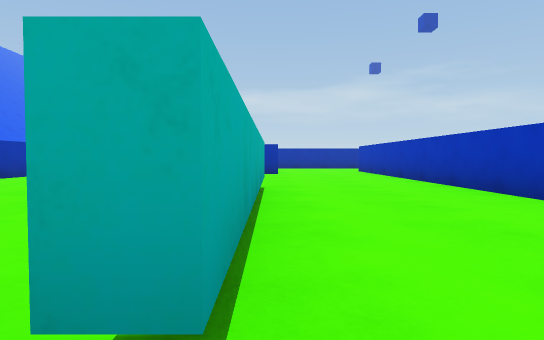
View 1 (above)

24 first-person views from a walk through a Unity game level. The camera is 0.55 m above the floor, tilts 2° down and sees 75° across. The floor is counted in squares, 1 m on a side. Each view is taken from the middle of a square. On the plan, view 1 faces up. The plan holds only what a view shows up to about 9 squares ahead; the rest is blank. The place goes on beyond the plan. The player is left out.

View 2
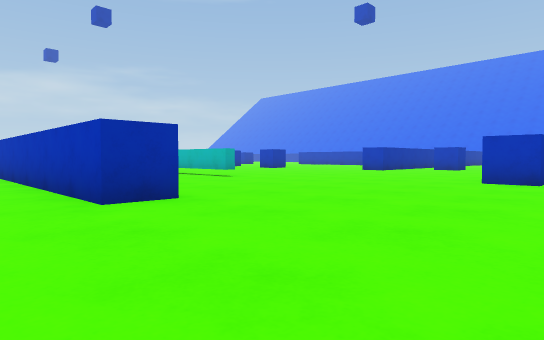

View 3
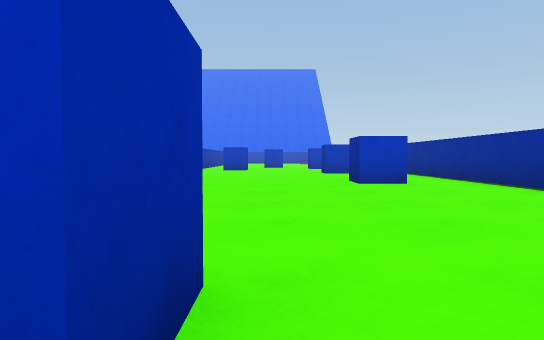

View 4
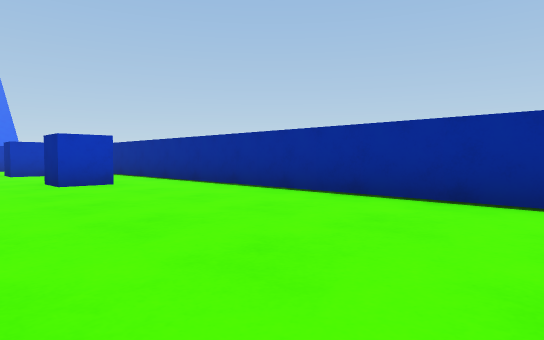

View 5
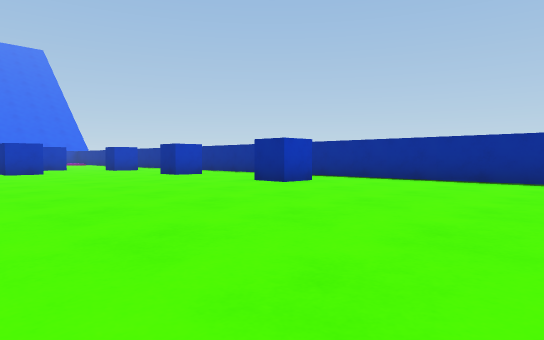

View 6
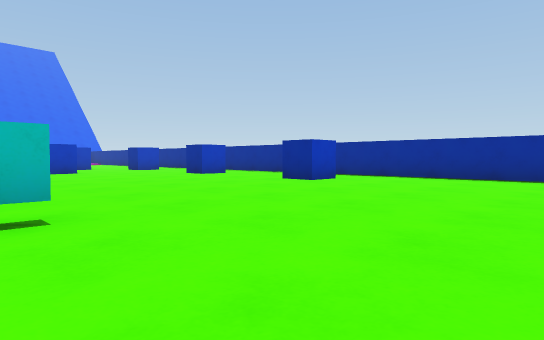

View 7
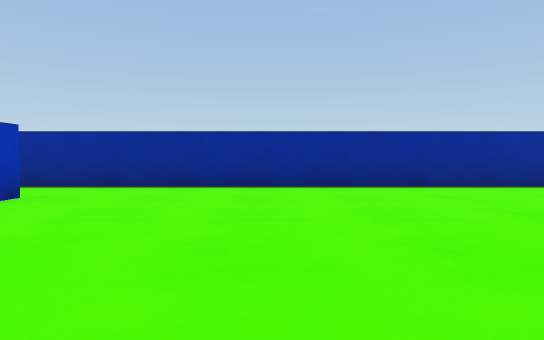

View 8
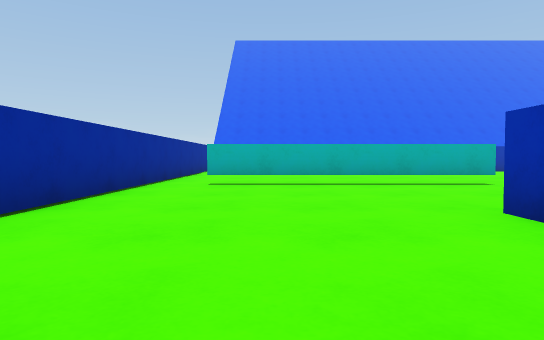

View 9
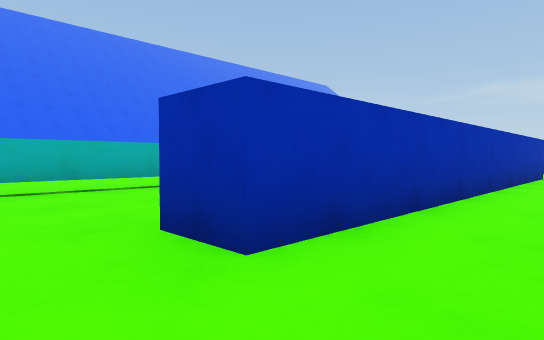

View 10
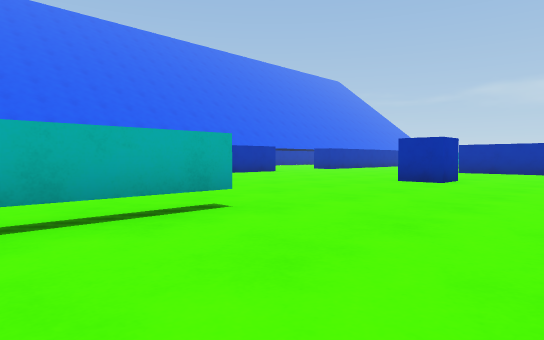

View 11
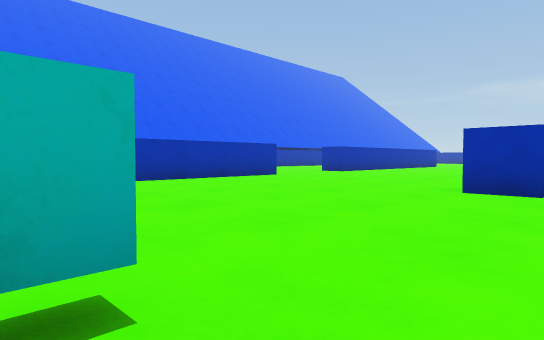

View 12
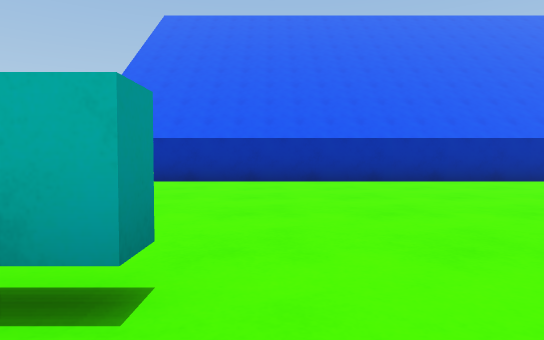

View 13
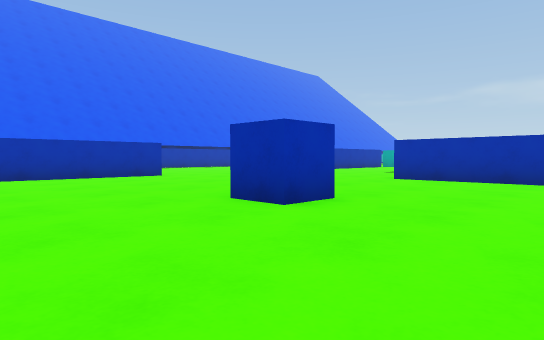

View 14
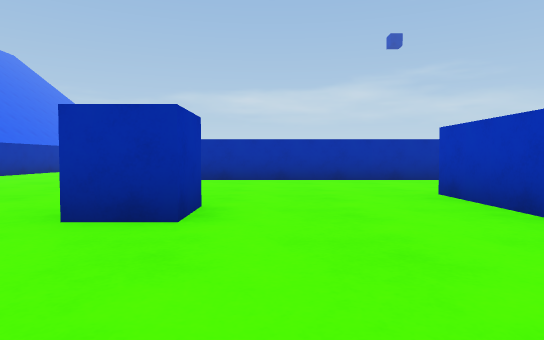

View 15
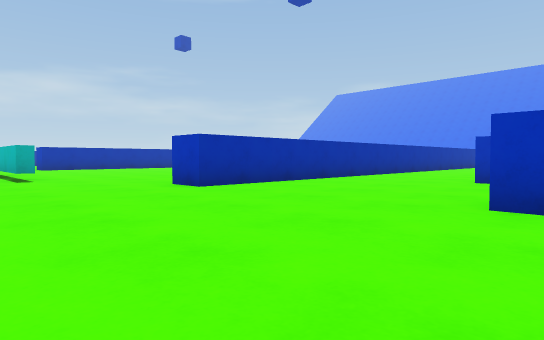

View 16
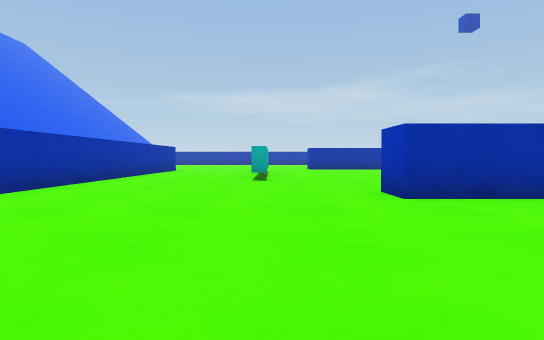

View 17
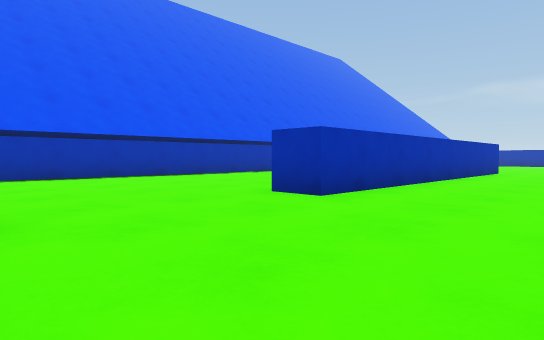

View 18
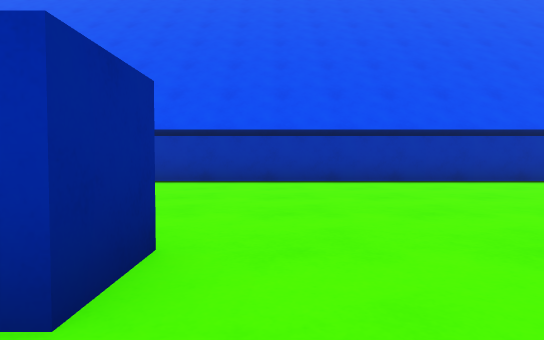

View 19
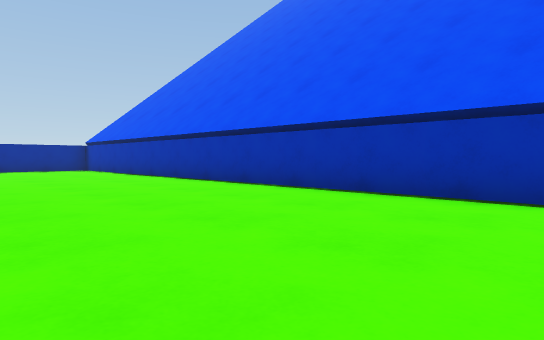

View 20
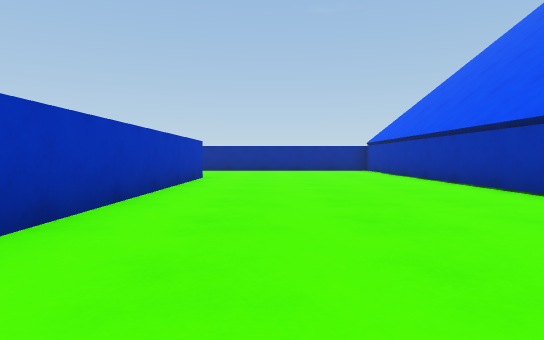

View 21
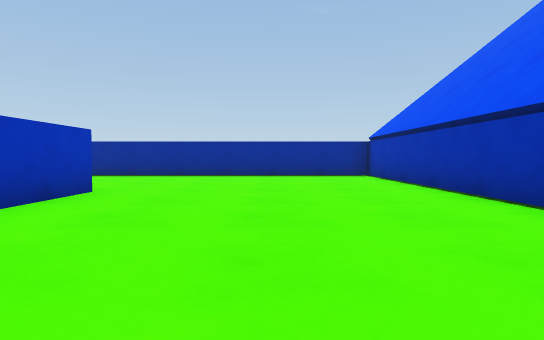

View 22
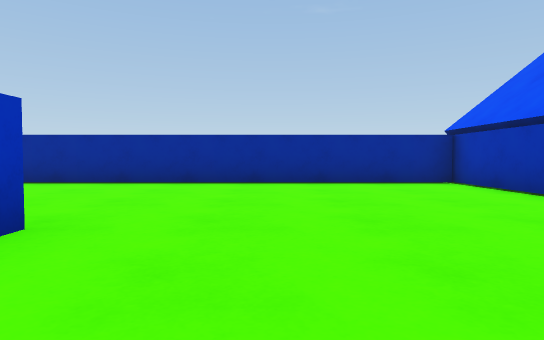

View 23
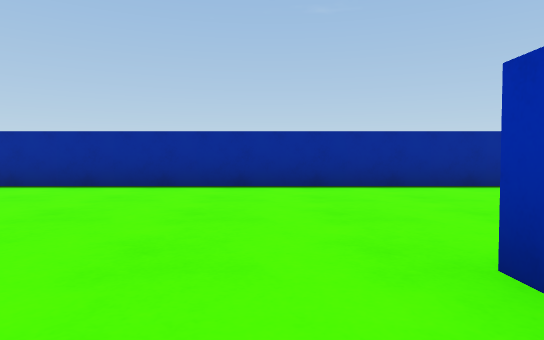

View 24
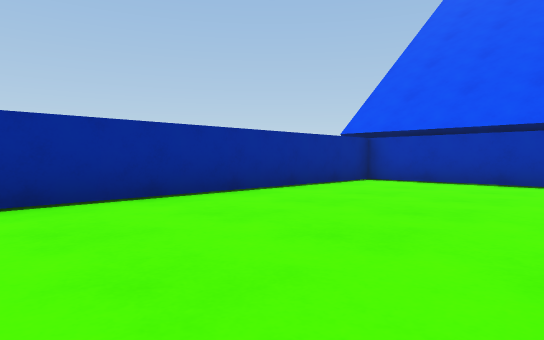

### Floor plan
Key: @ floor where view 1 was taken; # wall or solid block; . floor; T thing the floor can be seen under or through; C blue cube.
Columns run from 14 left of view 1 to 12 right of it. Each row starts with its distance up from view 1.
 24        #..
 23        #.. #
 22        #...#..
 21 #      #......
 20 #....  #......
 19 #.....##......
 18 #............#######
 17 #...................
 16 #..................
 15 #..................
 14 #.....##..........#
 13 #..... #......C...#.
 12 #..... #......C...#.
 11 #.....##..........#.
 10 #.....##..........#.
  9 #.....##..........#....#
  8 #.....##..........#.......
  7 #.....##..........#........
  6 #.....##......T...#........
  5 #.....##......T...#........
  4 #.............T............
  3 #.............T............
  2 #.............T..........C.
  1 #.............T...........
  0 #.............@............
 -1 ###########################

Positions as (right, up) in squares from view 1, and headings:
1: (0, 0), facing up
2: (2, 0), facing up-right
3: (3, 4), facing right
4: (3, 4), facing down-right
5: (5, 8), facing down-right
6: (5, 9), facing down-right
7: (7, 6), facing down
8: (7, 2), facing left
9: (6, 3), facing up-left
10: (3, 4), facing up-left
11: (1, 6), facing up-left
12: (1, 7), facing left
13: (3, 9), facing up-left
14: (1, 9), facing up
15: (-5, 12), facing up-right
16: (-3, 13), facing up
17: (-4, 14), facing up-left
18: (-6, 15), facing left
19: (-9, 15), facing down-left
20: (-10, 14), facing down
21: (-11, 10), facing down
22: (-10, 7), facing down
23: (-6, 6), facing down
24: (-6, 4), facing down-left
